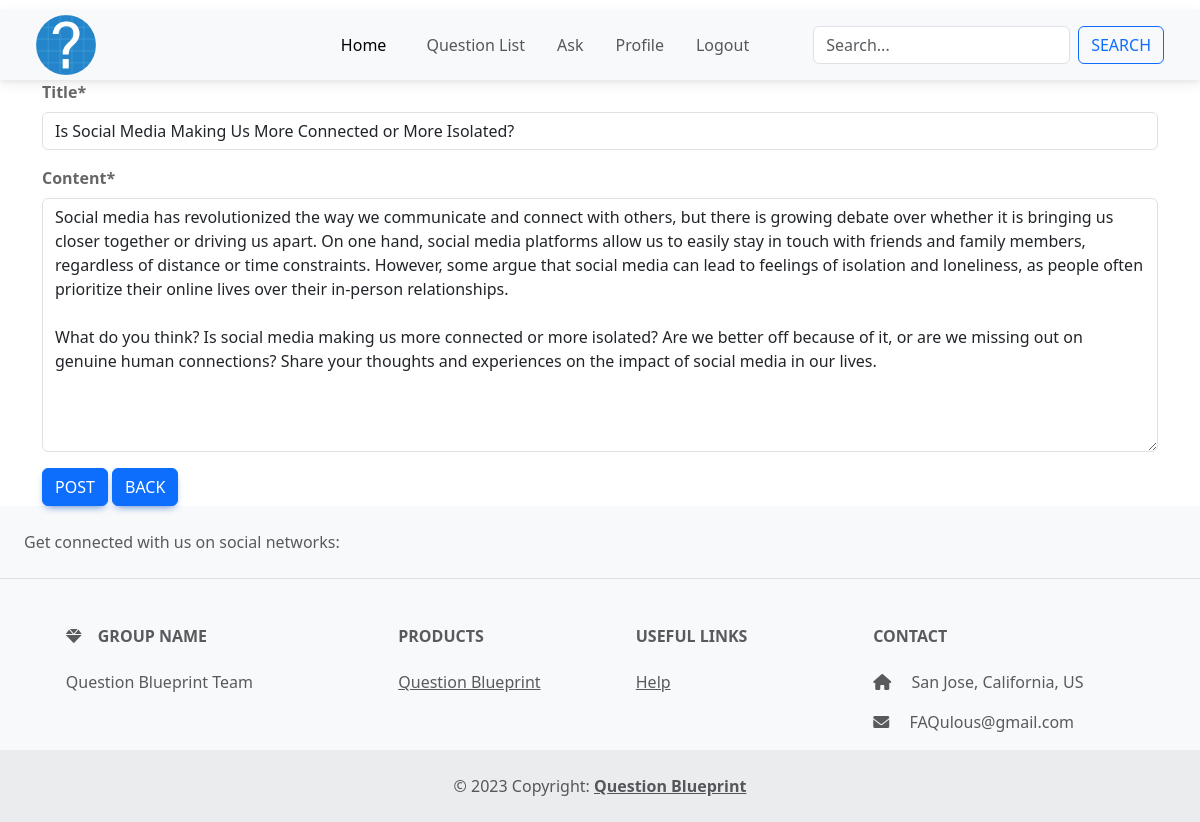
The page /question/82/update (signed in) on the database its author committed.
### main_app/models.py (models this page shows, shortened)
class Question(models.Model):
    user = models.ForeignKey(User, on_delete=models.CASCADE)
    title = models.CharField(max_length=200, blank=False, null=False)
    content = models.TextField(max_length=20000, blank=False, null=False)
    tag = TaggableManager(blank=True)
    upvote_num = models.IntegerField(default=0)
    created_date = models.DateTimeField(default=timezone.now)
    audio_file = models.FileField(upload_to='audio/', null=True, blank=True)

### main_app/views.py (the view, shortened to what this page needs)
# urls.py: path('question/<int:pk>/update', views.QuestionUpdateView.as_view(), name='question_update_view'),
class QuestionUpdateView(UserPassesTestMixin, LoginRequiredMixin, UpdateView, ):
    model = Question
    fields = ['title', 'content', 'tag']
    def test_func(self):
        ques = self.get_object()
        if self.request.user == ques.user:
            return True
        return False

### main_app/templates/main_app/question_form.html (shortened to what this page needs)
{% extends "base_nav.html" %}
{% load crispy_forms_tags %}
{% block content%}
<div class="container">
<form  action="" method="POST" class="fw-bold">
    {{form|crispy}}
    <button class="btn btn-primary">Post</button>
    <a href="{% url 'main_app:question_view' %}" class="btn btn-primary">
        Back
    </a>
</form>
</div>
{% endblock %}

### static/style.css (style rules this page uses)
button { padding: 10px; margin: 10px; font-size: 20px; border-radius: 40px; }

### rows shown on the page
Question: title "Is Social Media Making Us More Connected or More Isolated?", content "Social media has revolutionized the way we communicate and connect with others, but there is growing debate over whether it is bringing us closer together or driving us apart. On one hand, social media platforms allow us to easily stay in touch with friends and family members, regardless of distance or time constraints. However, some argue that social media can lead to feelings of isolation and loneliness, as people often prioritize their online lives over their in-person relationships. What do you think? Is social media making us more connected or more isolated? Are we better off because of it, or are we missing out on genuine human connections? Share your thoughts and experiences on the…"
